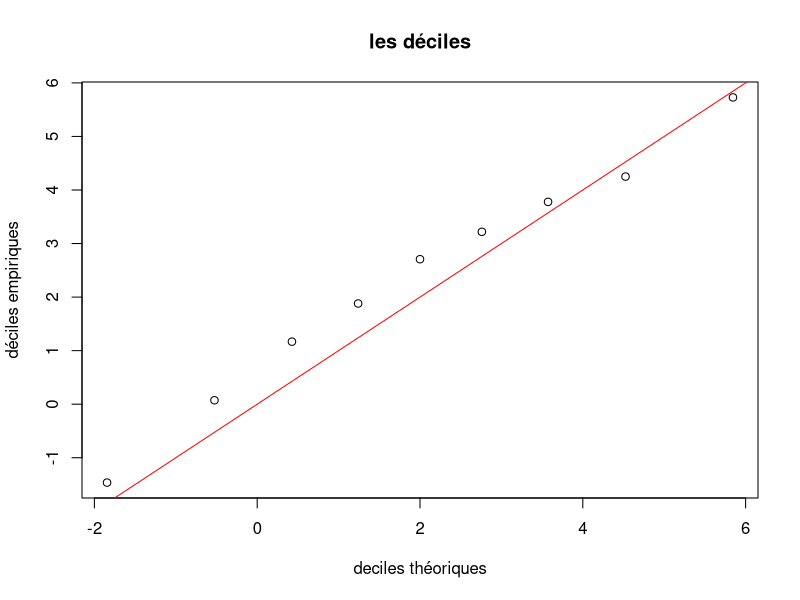
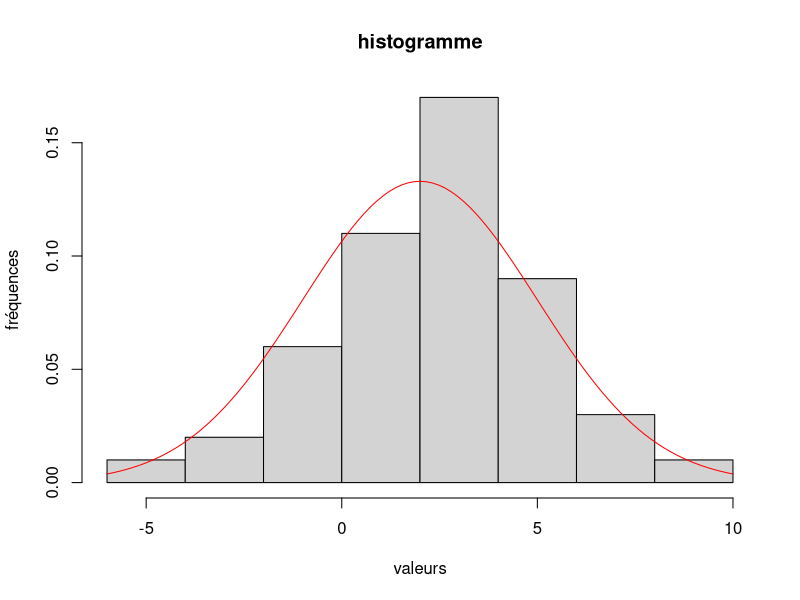
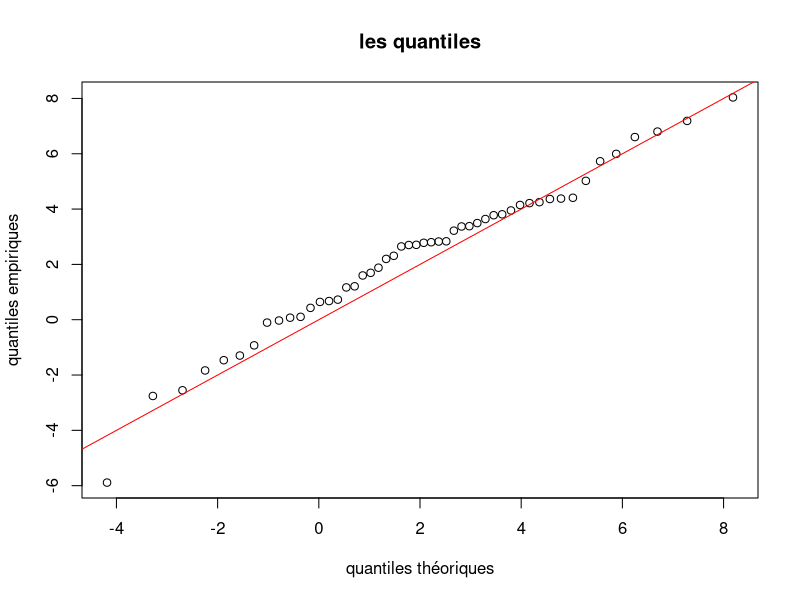
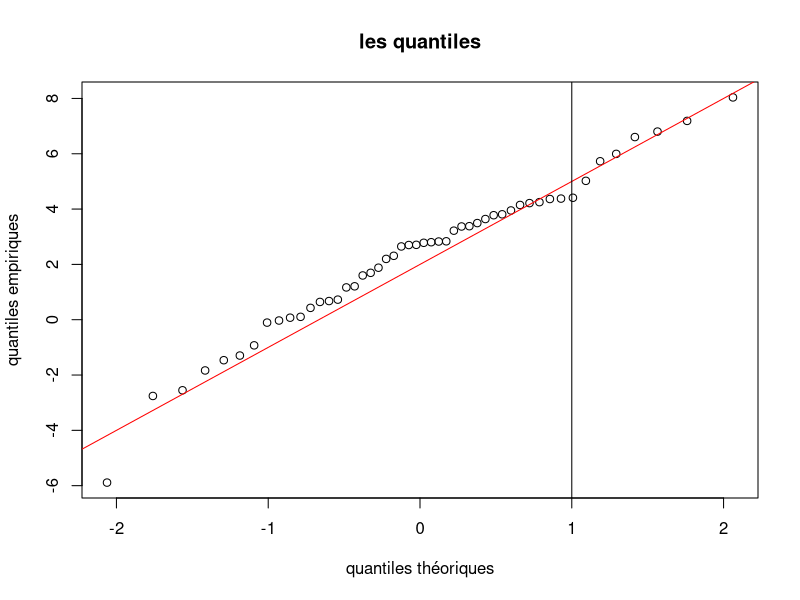

These charts were generated, in order, by the following R code:
# Dans cette partie X est une variable al ́eatoire de loi N (2, 4).

# Exercice 1 : quantiles empiriques ou th ́eoriques
# Le quantile empirique d’ordre α d’un  ́echantillon de n tirages ind ́ependants x1, x2, ..., xn de X est la
# valeur pour laquelle, la proportion des xi qui se trouvent inf ́erieurs ou  ́egaux `a cette valeur, vaut α. Le
# quantile th ́eorique d’ordre α appel ́e quantile (et calcul ́e par la fonction de quantile qnorm()) est la valeur
# telle que la probabilit ́e que X soit inf ́erieur ou  ́egal `a cette valeur, vaille α

# 1. Simuler un  ́echantillon de taille n = 50 de X et l’affecter `a x.

mu <- 2
sigma <- 3
n <- 50

x <- rnorm(n, mu, sigma)

# 2. Calculer les quantiles empiriques d’ordre 10%, 20%, ..., 90% de x (appel ́es aussi les d ́eciles empiriques
# car ils permettent de couper l’ ́echantillon en dix) `a l’aide de la fonction quantile() et en utilisant
# l’option type=1.

demp <- quantile(x, probs = seq(0.1, 0.9, 0.1), type = 1)

# 3. Calculer les quantiles th ́eoriques d’ordre 10%, 20%, ..., 90% de X `a l’aide de la fonction qnorm()

dtheo <- qnorm(seq(0.1, 0.9, 0.1), mu, sigma)

# 4. Faire un graphe des 9 points d’abscisses les d ́eciles et d’ordonn ́ees les d ́eciles empiriques. Ajouter
# la droite y = x. Commentaire

plot(dtheo, demp, main = "les déciles", xlab = "deciles théoriques", ylab = "déciles empiriques")
abline(0, 1, col = "red")

# 5. Faire un histogramme des observations tir ́ees et y superposer la densit ́e de la loi N (2, 4). Commen-
# taire.

hist(x, main = "histogramme", xlab = "valeurs", ylab = "fréquences", freq = FALSE)
curve(dnorm(x, mu, sigma), col = "red", add = TRUE)

# 6. Calculer les quantiles empiriques d’ordre 1/(n + 1), 2/(n + 1), ...., n/(n + 1) de x. Les comparer aux
# valeurs ordonn ́ees de l’ ́echantillon que l’on obtiendra avec la commande sort(x).

emp <- quantile(x, probs = seq(1 / (n + 1), n / (n + 1), 1 / (n + 1)), type = 1)
sort(x)

# 7. Calculer les quantiles th ́eoriques d’ordre 1/(n + 1), 2/(n + 1), ...., n/(n + 1) de X et tracer les points
# d’abscisses quantiles th ́eoriques et ordonn ́ees quantiles empiriques. Y ajouter la droite y = x.

theo <- qnorm(seq(1 / (n + 1), n / (n + 1), 1 / (n + 1)), mu, sigma)
plot(theo, emp, main = "les quantiles", xlab = "quantiles théoriques", ylab = "quantiles empiriques")
abline(0, 1, col = "red")

# 8. Reprendre les quantiles th ́eoriques d’ordre 1/(n + 1), 2/(n + 1), ...., n/(n + 1) de la variable normale
# centr ́ee r ́eduite U , calcul ́es dans la question 4 du premier exercice 1. Faire un plot() des valeurs
# ordonn ́ees de l’ ́echantillon selon les quantiles th ́eoriques d’ordre 1/(n + 1), 2/(n + 1), ...., n/(n + 1)
# de la variable normale centr ́ee r ́eduite U . Y ajouter la droite d’ ́equation y = σx + μ pour μ = 2 et
# σ = 2. Cette droite s’appelle droite de Henry et permet d’appr ́ecier la normalit ́e d’un  ́echantillon
# x1, ..., xn. Plus les points sont proches de la droite plus l’hypoth`ese de normalit ́e faite sur la variable
# qui a g ́en ́er ́e ces observations est correcte.

qtheoc <- qnorm(seq(1 / (n + 1), n / (n + 1), 1 / (n + 1)), 0, 1)
plot(qtheoc, sort(x), main = "les quantiles", xlab = "quantiles théoriques", ylab = "quantiles empiriques")
abline(mu, sigma, col = "red")
abline(v = 1)
